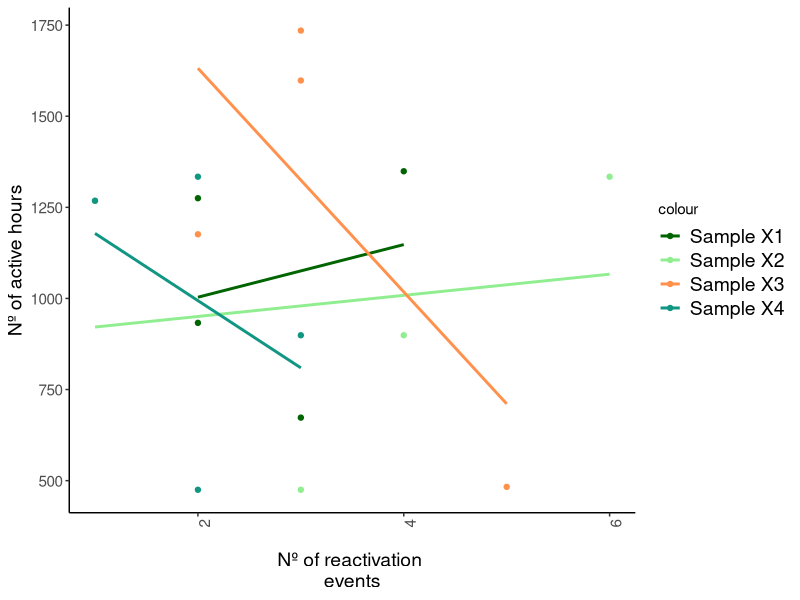
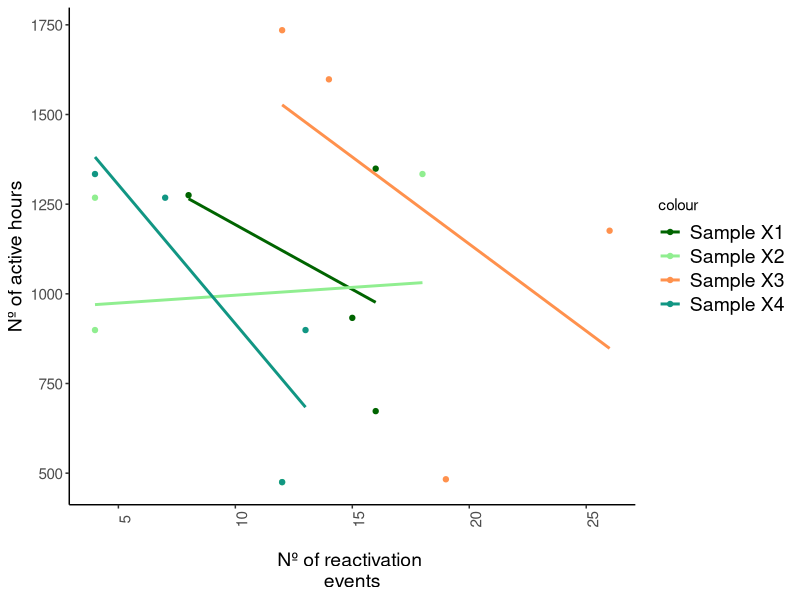
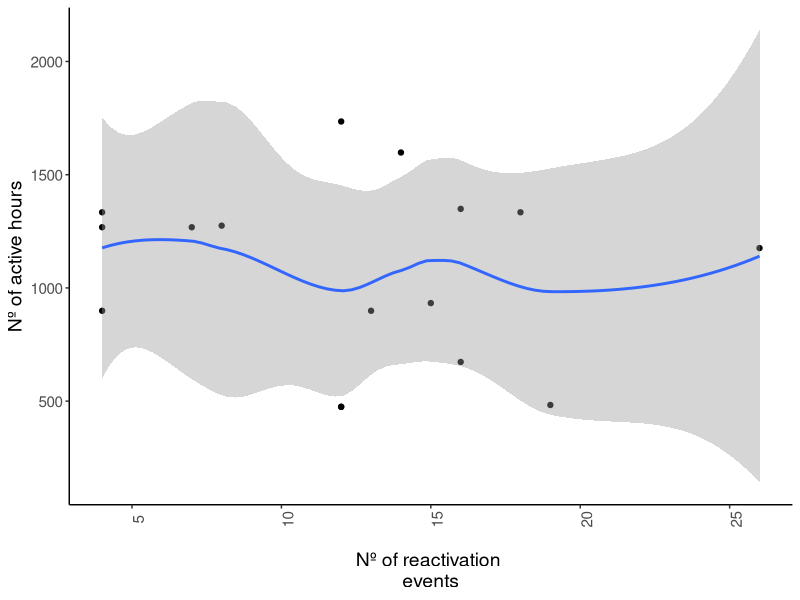
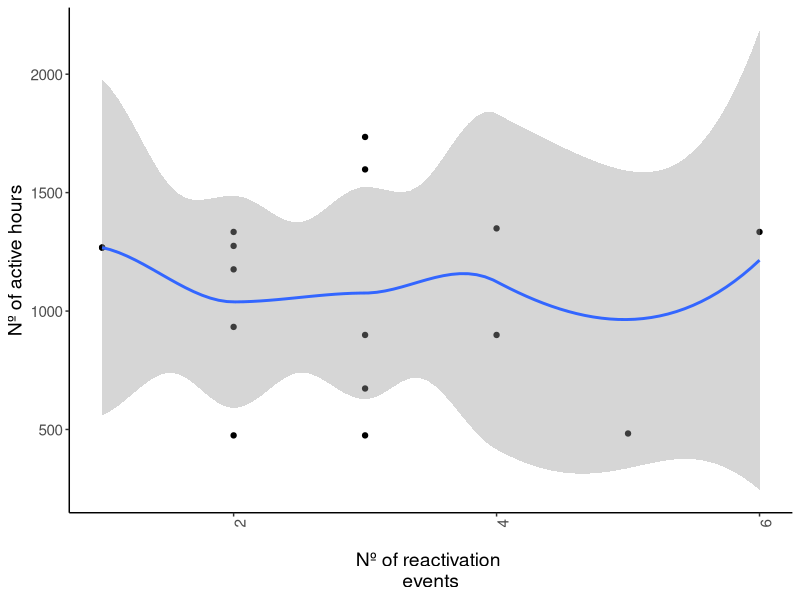
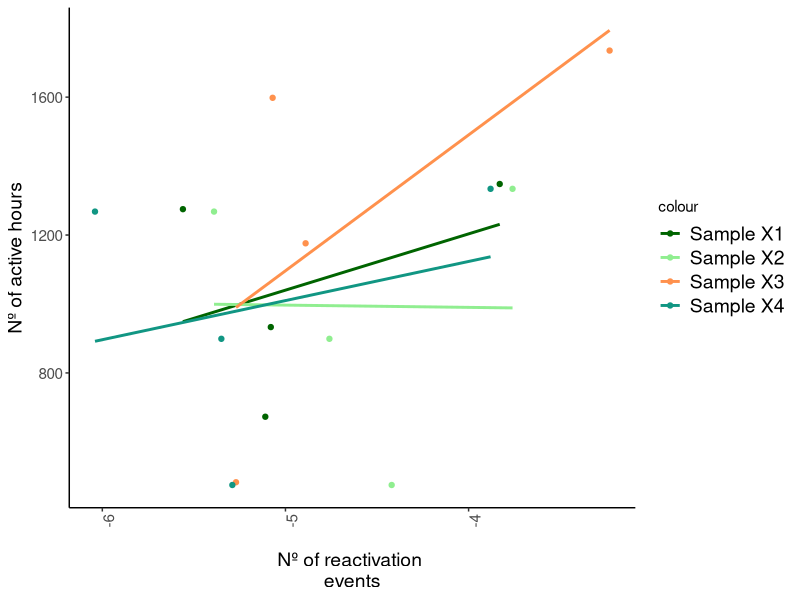
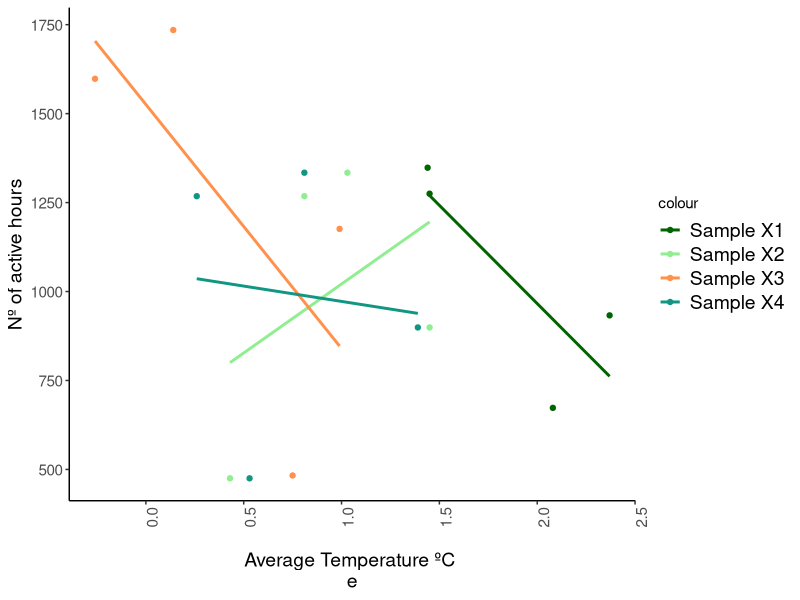
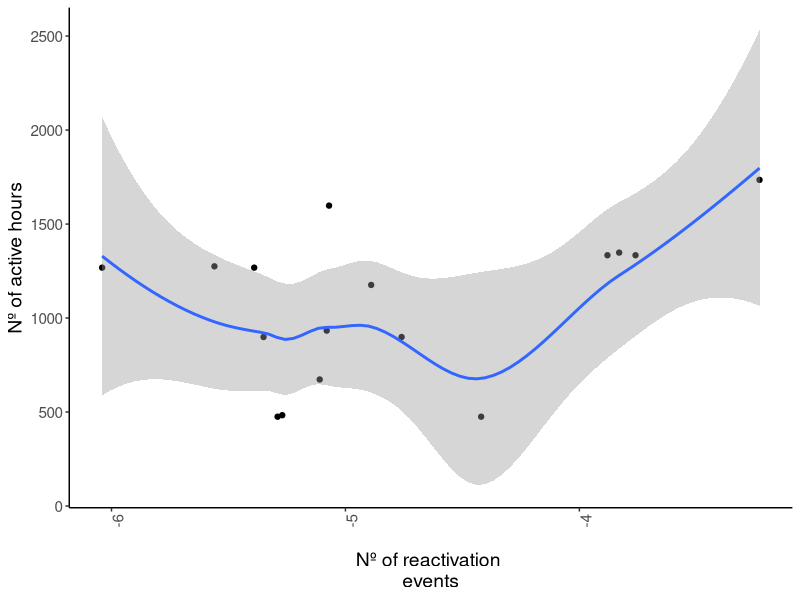
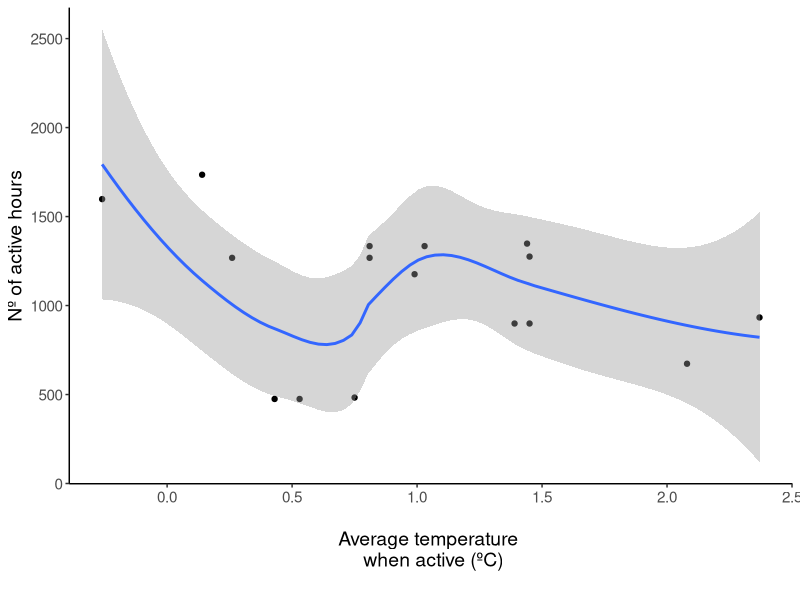

Source code (R) for these figures, in order: (Note: this script raises an error after producing the figures.)
## ---- chunk 1
setwd("~/Library/CloudStorage/OneDrive-UniversityofEdinburgh/dissertation/dissertation/dissertation")
## ---- chunk 2
library(skimr)  # summary
library(tidyverse)
library(lubridate)  # dates management
library(gridExtra)  # arrange plots
library(patchwork)  # combine plots
library(hms)  # use function as.Time()
library(openxlsx) # write.xlsx 
library(ggpubr)  # combine plots
## ---- chunk 3
theme_graphs_env_cond <- function(){
  theme_classic() +
  theme(axis.text.x = element_text(angle = 90))+
   theme(axis.text = element_text(size = 11),  # Adjust the size as needed
          axis.title = element_text(size = 14),
        legend.text = element_text(size=14))
  }
## ---- chunk 4
data_reactivation <- read_csv("reactivation_r.csv")

skimr::skim(data_reactivation)  # see a summary of the whole data
str(data_reactivation)  # see the structure of each variable
tail(data_reactivation)  # view the last 6 rows of data
head(data_reactivation)  # view the first 6 rows of data

## ---- chunk 5
data_reactivation_wide <- pivot_wider(data_reactivation,
                                      names_from = "sample",
                                      values_from = c("act_hours", "event_high", "events_low"))
## ---- chunk 6

(graph_correlation_events_low <- data_reactivation_wide %>% 
  ggplot()+
  geom_point(aes(events_low_X1, act_hours_X1, color = "Sample X1")) +  # Scatter plot for Sample X1
  geom_point(aes(events_low_X2, act_hours_X2, color = "Sample X2")) +  # Scatter plot for Sample X2
  geom_point(aes(events_low_X3, act_hours_X3, color = "Sample X3")) +  # Scatter plot for Sample X3
  geom_point(aes(events_low_X4, act_hours_X4, color = "Sample X4")) +  # Scatter plot for Sample X4
  geom_smooth(aes(x = events_low_X1, y = act_hours_X1, color = "Sample X1"), method = "lm", se = FALSE) +
  geom_smooth(aes(x = events_low_X2, y = act_hours_X2, color = "Sample X2"), method = "lm", se = FALSE) +
  geom_smooth(aes(x = events_low_X3, y = act_hours_X3, color = "Sample X3"), method = "lm", se = FALSE) +
  geom_smooth(aes(x = events_low_X4, y = act_hours_X4, color = "Sample X4"), method = "lm", se = FALSE) +
  labs(x = "\nNº of reactivation \nevents", y = "Nº of active hours") +  # Axis labels
  theme_graphs_env_cond() +  # Custom theme, assuming it's defined elsewhere
  scale_color_manual(values = c("Sample X1" = "darkgreen", "Sample X2" = "lightgreen", "Sample X3" = "#ff914d", "Sample X4" = "#119683")))  # Custom color scale

ggsave(filename = "graphs_correlation/graph_correlation_events_low.png", graph_correlation_events_low, device = "png")  # Save graph
## ---- chunk 7

(graph_correlation_events_high <- data_reactivation_wide %>% 
  ggplot()+
  geom_point(aes(event_high_X1, act_hours_X1, color = "Sample X1")) +  # Scatter plot for Sample X1
  geom_point(aes(event_high_X2, act_hours_X2, color = "Sample X2")) +  # Scatter plot for Sample X2
  geom_point(aes(event_high_X3, act_hours_X3, color = "Sample X3")) +  # Scatter plot for Sample X3
  geom_point(aes(event_high_X4, act_hours_X4, color = "Sample X4")) +  # Scatter plot for Sample X4
  geom_smooth(aes(x = event_high_X1, y = act_hours_X1, color = "Sample X1"), method = "lm", se = FALSE) +
  geom_smooth(aes(x = event_high_X2, y = act_hours_X2, color = "Sample X2"), method = "lm", se = FALSE) +
  geom_smooth(aes(x = event_high_X3, y = act_hours_X3, color = "Sample X3"), method = "lm", se = FALSE) +
  geom_smooth(aes(x = event_high_X4, y = act_hours_X4, color = "Sample X4"), method = "lm", se = FALSE) +
  labs(x = "\nNº of reactivation \nevents", y = "Nº of active hours") +  # Axis labels
  theme_graphs_env_cond() +  # Custom theme, assuming it's defined elsewhere
  scale_color_manual(values = c("Sample X1" = "darkgreen", "Sample X2" = "lightgreen", "Sample X3" = "#ff914d", "Sample X4" = "#119683")))  # Custom color scale

ggsave(filename = "graphs_correlation/graph_correlation_events_high.png", graph_correlation_events_high, device = "png")  # Save graph
## ---- chunk 8

(graph_correlation_events_high_total <- data_reactivation %>% 
  ggplot()+
  geom_point(aes(event_high, act_hours)) +  # Scatter plot for Sample X1
  geom_smooth(aes(x = event_high, y = act_hours, method = "lm", se = FALSE)) +
  labs(x = "\nNº of reactivation \nevents", y = "Nº of active hours") +  # Axis labels
  theme_graphs_env_cond())  # Custom theme, assuming it's defined elsewhere

ggsave(filename = "graphs_correlation/graph_correlation_events_high_total.png", graph_correlation_events_high_total, device = "png")  # Save graph
  
## ---- chunk 9

(graph_correlation_events_low_total <- data_reactivation %>% 
  ggplot()+
  geom_point(aes(events_low, act_hours)) +  # Scatter plot for Sample X1
  geom_smooth(aes(x = events_low, y = act_hours, method = "lm", se = FALSE)) +
  labs(x = "\nNº of reactivation \nevents", y = "Nº of active hours") +  # Axis labels
  theme_graphs_env_cond())  # Custom theme, assuming it's defined elsewhere

ggsave(filename = "graphs_correlation/graph_correlation_events_low_total.png", graph_correlation_events_low_total, device = "png")  # Save graph

## ---- chunk 10
corr_high_together <- cor.test(x = data_reactivation$event_high, y = data_reactivation$act_hours, method = 'spearman')
corr_high_together

corr_high_kendall_together <- cor.test(x = data_reactivation$event_high, y = data_reactivation$act_hours, method = 'kendall')
corr_high_kendall_together
#---
corr_low_together <- cor.test(x = data_reactivation$events_low, y = data_reactivation$act_hours, method = 'spearman')
corr_high_together

corr_low_kendall_together <- cor.test(x = data_reactivation$events_low, y = data_reactivation$act_hours, method = 'kendall')
corr_low_kendall_together
#---
corr_high_X1 <- cor.test(x = data_reactivation_wide$event_high_X1, y = data_reactivation_wide$act_hours_X1, method = 'spearman')
corr_high_X1

corr_high_kendall_X1 <- cor.test(x = data_reactivation_wide$event_high_X1, y = data_reactivation_wide$act_hours_X1, method = 'kendall')
corr_high_kendall_X1
#---
corr_high_X2 <- cor.test(x = data_reactivation_wide$event_high_X2, y = data_reactivation_wide$act_hours_X2, method = 'spearman')
corr_high_X2

corr_high_kendall_X2 <- cor.test(x = data_reactivation_wide$event_high_X2, y = data_reactivation_wide$act_hours_X2, method = 'kendall')
corr_high_kendall_X2
#---
corr_high_X3 <- cor.test(x = data_reactivation_wide$event_high_X3, y = data_reactivation_wide$act_hours_X3, method = 'spearman')
corr_high_X3

corr_high_kendall_X3 <- cor.test(x = data_reactivation_wide$event_high_X3, y = data_reactivation_wide$act_hours_X3, method = 'kendall')
corr_high_kendall_X3
#---
corr_high_X4 <- cor.test(x = data_reactivation_wide$event_high_X4, y = data_reactivation_wide$act_hours_X4, method = 'spearman')
corr_high_X1

corr_high_kendall_X4 <- cor.test(x = data_reactivation_wide$event_high_X4, y = data_reactivation_wide$act_hours_X4, method = 'kendall')
corr_high_kendall_X4

#---
corr_low_X1 <- cor.test(x = data_reactivation_wide$events_low_X1, y = data_reactivation_wide$act_hours_X1, method = 'spearman')
corr_low_X1

corr_low_kendall_X1 <- cor.test(x = data_reactivation_wide$events_low_X1, y = data_reactivation_wide$act_hours_X1, method = 'kendall')
corr_low_kendall_X1
#---
corr_low_X2 <- cor.test(x = data_reactivation_wide$events_low_X2, y = data_reactivation_wide$act_hours_X2, method = 'spearman')
corr_low_X2

corr_low_kendall_X2 <- cor.test(x = data_reactivation_wide$events_low_X2, y = data_reactivation_wide$act_hours_X2, method = 'kendall')
corr_low_kendall_X2
#---
corr_low_X3 <- cor.test(x = data_reactivation_wide$events_low_X3, y = data_reactivation_wide$act_hours_X3, method = 'spearman')
corr_low_X3

corr_low_kendall_X3 <- cor.test(x = data_reactivation_wide$events_low_X3, y = data_reactivation_wide$act_hours_X3, method = 'kendall')
corr_low_kendall_X3
#---
corr_low_X4 <- cor.test(x = data_reactivation_wide$events_low_X4, y = data_reactivation_wide$act_hours_X4, method = 'spearman')
corr_low_X1

corr_low_kendall_X4 <- cor.test(x = data_reactivation_wide$events_low_X4, y = data_reactivation_wide$act_hours_X4, method = 'kendall')
corr_low_kendall_X4

## ---- chunk 11
data_corr_temp <- read.xlsx("correlation_temp.xlsx")

data_corr_temp_wide <- pivot_wider(data_corr_temp,
                                      names_from = "sample",
                                      values_from = c("act_hours", "av_temp", "av_temp_act"))

## ---- chunk 12
(graph_correlation_temp <- data_corr_temp_wide %>% 
  ggplot()+
  geom_point(aes(av_temp_X1, act_hours_X1, color = "Sample X1")) +  # Scatter plot for Sample X1
  geom_point(aes(av_temp_X2, act_hours_X2, color = "Sample X2")) +  # Scatter plot for Sample X2
  geom_point(aes(av_temp_X3, act_hours_X3, color = "Sample X3")) +  # Scatter plot for Sample X3
  geom_point(aes(av_temp_X4, act_hours_X4, color = "Sample X4")) +  # Scatter plot for Sample X4
  geom_smooth(aes(x = av_temp_X1, y = act_hours_X1, color = "Sample X1"), method = "lm", se = FALSE) +
  geom_smooth(aes(x = av_temp_X2, y = act_hours_X2, color = "Sample X2"), method = "lm", se = FALSE) +
  geom_smooth(aes(x = av_temp_X3, y = act_hours_X3, color = "Sample X3"), method = "lm", se = FALSE) +
  geom_smooth(aes(x = av_temp_X4, y = act_hours_X4, color = "Sample X4"), method = "lm", se = FALSE) +
  labs(x = "\nNº of reactivation \nevents", y = "Nº of active hours") +  # Axis labels
  theme_graphs_env_cond() +  # Custom theme, assuming it's defined elsewhere
  scale_color_manual(values = c("Sample X1" = "darkgreen", "Sample X2" = "lightgreen", "Sample X3" = "#ff914d", "Sample X4" = "#119683")))  # Custom color scale

ggsave(filename = "graphs_correlation/graph_correlation_events_low_total.png", graph_correlation_events_low_total, device = "png")  # Save graph
## ---- chunk 13
(graph_correlation_temp_act <- data_corr_temp_wide %>% 
  ggplot()+
  geom_point(aes(av_temp_act_X1, act_hours_X1, color = "Sample X1")) +  # Scatter plot for Sample X1
  geom_point(aes(av_temp_act_X2, act_hours_X2, color = "Sample X2")) +  # Scatter plot for Sample X2
  geom_point(aes(av_temp_act_X3, act_hours_X3, color = "Sample X3")) +  # Scatter plot for Sample X3
  geom_point(aes(av_temp_act_X4, act_hours_X4, color = "Sample X4")) +  # Scatter plot for Sample X4
  geom_smooth(aes(x = av_temp_act_X1, y = act_hours_X1, color = "Sample X1"), method = "lm", se = FALSE) +
  geom_smooth(aes(x = av_temp_act_X2, y = act_hours_X2, color = "Sample X2"), method = "lm", se = FALSE) +
  geom_smooth(aes(x = av_temp_act_X3, y = act_hours_X3, color = "Sample X3"), method = "lm", se = FALSE) +
  geom_smooth(aes(x = av_temp_act_X4, y = act_hours_X4, color = "Sample X4"), method = "lm", se = FALSE) +
  labs(x = "\nAverage Temperature ºC \ne", y = "Nº of active hours") +  # Axis labels
  theme_graphs_env_cond() +  # Custom theme, assuming it's defined elsewhere
  scale_color_manual(values = c("Sample X1" = "darkgreen", "Sample X2" = "lightgreen", "Sample X3" = "#ff914d", "Sample X4" = "#119683")))  # Custom color scale

ggsave(filename = "graphs_correlation/graph_correlation_temp_act.png", graph_correlation_temp_act , device = "png")  # Save graph
## ---- chunk 14

(graph_correlation_temp_total <- data_corr_temp %>% 
  ggplot()+
  geom_point(aes(av_temp, act_hours)) +  # Scatter plot for Sample X1
  geom_smooth(aes(x = av_temp, y = act_hours, method = "lm", se = FALSE)) +
  labs(x = "\nNº of reactivation \nevents", y = "Nº of active hours") +  # Axis labels
  theme_graphs_env_cond())  # Custom theme, assuming it's defined elsewhere

## ---- chunk 15

(graph_correlation_temp_total <- data_corr_temp %>% 
  ggplot()+
  geom_point(aes(av_temp_act, act_hours)) +  # Scatter plot for Sample X1
  geom_smooth(aes(x = av_temp_act, y = act_hours, method = "lm", se = FALSE)) +
  labs(x = "\nAverage temperature \n when active (ºC)\n", y = "Nº of active hours") +  # Axis labels
  theme_graphs_env_cond() +  # Custom theme, assuming it's defined elsewhere
  theme(axis.text.x = element_text(angle = 0)))
## ---- chunk 16
# Active temperature
corr_active_together <- cor.test(x = data_corr_temp$av_temp_act, y = data_corr_temp$act_hours, method = 'spearman')
corr_active_together

corr_active_kendall_together <- cor.test(x = data_corr_temp$av_temp_act, y = data_corr_temp$act_hours, method = 'kendall')
corr_active_kendall_together
#---

# Measuring temperature
corr_measuring_together <- cor.test(x = data_corr_temp$av_temp, y = data_corr_temp$act_hours, method = 'spearman')
corr_measuring_together

corr_measuring_kendall_together <- cor.test(x = data_corr_temp$av_temp, y = data_corr_temp$act_hours, method = 'kendall')
corr_measuring_kendall_together
## ---- chunk 17
# Active 
#---
corr_high_X1 <- cor.test(x = data_corr_temp_wide$av_temp_act_X1, y = data_corr_temp_wide$act_hours_X1, method = 'spearman')
corr_high_X1

corr_high_kendall_X1 <- cor.test(x = data_corr_temp_wide$av_temp_act_X1, y = data_corr_temp_wide$act_hours_X1, method = 'kendall')
corr_high_kendall_X1
#---
corr_high_X2 <- cor.test(x = data_corr_temp_wide$av_temp_act_X2, y = data_corr_temp_wide$act_hours_X2, method = 'spearman')
corr_high_X2

corr_high_kendall_X2 <- cor.test(x = data_corr_temp_wide$av_temp_act_X2, y = data_corr_temp_wide$act_hours_X2, method = 'kendall')
corr_high_kendall_X2
#---
corr_high_X3 <- cor.test(x = data_corr_temp_wide$av_temp_act_X3, y = data_corr_temp_wide$act_hours_X3, method = 'spearman')
corr_high_X3

corr_high_kendall_X3 <- cor.test(x = data_corr_temp_wide$av_temp_act_X3, y = data_corr_temp_wide$act_hours_X3, method = 'kendall')
corr_high_kendall_X3
#---
corr_high_X4 <- cor.test(x = data_corr_temp_wide$av_temp_act_X4, y = data_corr_temp_wide$act_hours_X4, method = 'spearman')
corr_high_X4

corr_high_kendall_X4 <- cor.test(x = data_corr_temp_wide$av_temp_act_X4, y = data_corr_temp_wide$act_hours_X4, method = 'kendall')
corr_high_kendall_X4

# Measuring time
#---
corr_low_X1 <- cor.test(x = data_corr_temp_wide$av_temp_X1, y = data_corr_temp_wide$act_hours_X1, method = 'spearman')
corr_low_X1

corr_low_kendall_X1 <- cor.test(x = data_corr_temp_wide$av_temp_X1, y = data_corr_temp_wide$act_hours_X1, method = 'kendall')
corr_low_kendall_X1
#---
corr_low_X2 <- cor.test(x = data_corr_temp_wide$av_temp_X2, y = data_corr_temp_wide$act_hours_X2, method = 'spearman')
corr_low_X2

corr_low_kendall_X2 <- cor.test(x = data_corr_temp_wide$av_temp_X2, y = data_corr_temp_wide$act_hours_X2, method = 'kendall')
corr_low_kendall_X2
#---
corr_low_X3 <- cor.test(x = data_corr_temp_wide$av_temp_X3, y = data_corr_temp_wide$act_hours_X3, method = 'spearman')
corr_low_X3

corr_low_kendall_X3 <- cor.test(x = data_corr_temp_wide$av_temp_X3, y = data_corr_temp_wide$act_hours_X3, method = 'kendall')
corr_low_kendall_X3
#---
corr_low_X4 <- cor.test(x = data_corr_temp_wide$av_temp_X4, y = data_corr_temp_wide$act_hours_X4, method = 'spearman')
corr_low_X1

corr_low_kendall_X4 <- cor.test(x = data_corr_temp_wide$av_temp_X4, y = data_corr_temp_wide$act_hours_X4, method = 'kendall')
corr_low_kendall_X4

## ---- chunk 18
# Get unique samples in the dataset
unique_samples <- unique(data_corr_temp$sample)

# Create an empty list to store correlation results
correlation_results_act <- list()

# Loop through each unique sample
for(sample in unique_samples) {
  # Subset data for the current sample
  subset_data <- data_corr_temp[data_corr_temp$sample == sample, ]
  
  # Perform Spearman correlation test for the current sample
  corr_result_act <- cor.test(x = subset_data$av_temp_act, y = subset_data$act_hours, method = 'spearman')
  
  # Store correlation result
  correlation_results_act[[sample]] <- corr_result_act
}

# Print or access correlation results for each sample
for(sample in unique_samples) {
  cat("Correlation test results for sample", sample, ":\n")
  print(correlation_results[[sample]])
  cat("\n")
}
## ---- chunk 19

# Create an empty list to store correlation results
correlation_results_act_kendall <- list()

# Loop through each unique sample
for(sample in unique_samples) {
  # Subset data for the current sample
  subset_data <- data_corr_temp[data_corr_temp$sample == sample, ]
  
  # Perform Kendall correlation test for the current sample
  corr_result_act_kendall <- cor.test(x = subset_data$av_temp_act, y = subset_data$act_hours, method = 'kendall')
  
  # Store correlation result
  correlation_results_act_kendall[[sample]] <- corr_result_act_kendall
}

# Print or access correlation results for each sample
for(sample in unique_samples) {
  cat("Correlation test results for sample", sample, ":\n")
  print(correlation_results_act_kendall[[sample]])
  cat("\n")
}
## ---- chunk 20
# Get unique samples in the dataset
unique_samples <- unique(data_corr_temp$sample)

# Create an empty list to store correlation results
correlation_results <- list()

# Loop through each unique sample
for(sample in unique_samples) {
  # Subset data for the current sample
  subset_data <- data_corr_temp[data_corr_temp$sample == sample, ]
  
  # Perform Spearman correlation test for the current sample
  corr_result <- cor.test(x = subset_data$av_temp, y = subset_data$act_hours, method = 'spearman')
  
  # Store correlation result
  correlation_results[[sample]] <- corr_result
}

# Print or access correlation results for each sample
for(sample in unique_samples) {
  cat("Correlation test results for sample", sample, ":\n")
  print(correlation_results[[sample]])
  cat("\n")
}
## ---- chunk 21

# Create an empty list to store correlation results
correlation_results_kendall <- list()

# Loop through each unique sample
for(sample in unique_samples) {
  # Subset data for the current sample
  subset_data <- data_corr_temp[data_corr_temp$sample == sample, ]
  
  # Perform Kendall correlation test for the current sample
  corr_result_kendall <- cor.test(x = subset_data$av_temp, y = subset_data$act_hours, method = 'kendall')
  
  # Store correlation result
  correlation_results_kendall[[sample]] <- corr_result_kendall
}

# Print or access correlation results for each sample
for(sample in unique_samples) {
  cat("Correlation test results for sample", sample, ":\n")
  print(correlation_results_act_kendall[[sample]])
  cat("\n")
}
